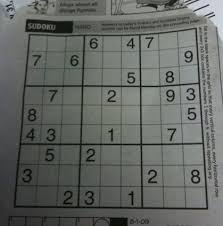
#> input picture sudoku2.png, 223 x 226 px
$ jupyter execute --allow-errors lab2.ipynb
#> lines starting #> are read from the running program, lines starting #| are printed output that depends on the picture; after the words box and inside, x2 and y2 are one past the last pixel; in counts of white or black regions, pixels touching at a corner belong together
[cell 1]
import cv2
import numpy as np
import matplotlib.pyplot as plt

def otsu_threshold(image):
    """
    Pure Python Otsu implementation (based on between-class variance).
    Input: grayscale image (uint8)
    Output: threshold value
    """
    # Histogram
    hist, bins = np.histogram(image.ravel(), bins=256, range=(0, 256))
    total = image.size

    # Normalize histogram
    prob = hist / total

    # Cumulative sums
    omega = np.cumsum(prob)           # class probabilities
    mu = np.cumsum(prob * np.arange(256))  # class means

    # Global mean
    mu_total = mu[-1]

    # Between-class variance
    sigma_b_squared = (mu_total * omega - mu)**2 / (omega * (1 - omega) + 1e-6)

    # Best threshold = argmax sigma_b_squared
    T = np.argmax(sigma_b_squared)
    return T


def locally_adaptive_threshold(img, window_size=32, var_threshold=500):
#> called with window_size = 32, var_threshold = 300
    h, w = img.shape
#> h = 226; w = 223
    out = np.zeros_like(img, dtype=np.uint8)

    for y in range(0, h, window_size):
        for x in range(0, w, window_size):
            y_end = min(y + window_size, h)
            x_end = min(x + window_size, w)
            window = img[y:y_end, x:x_end]

            variance = np.var(window)
            threshold = otsu_threshold(window)

            if variance < threshold:
                mean_val = np.mean(window)
                out[y:y_end, x:x_end] = 255 if mean_val > 127 else 0
            else:
                # Apply Otsu from scratch
                T = otsu_threshold(window)
                _, local_thresh = cv2.threshold(window, T, 255, cv2.THRESH_BINARY)
                out[y:y_end, x:x_end] = local_thresh
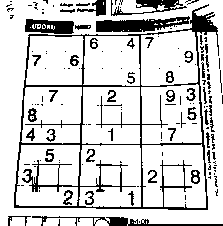
#> out: shape (226, 223); 82.1% white; 150 black regions (103 under 20 px), largest, box (x1, y1, x2, y2) and area: (14, 4, 219, 210) 3945, (96, 16, 190, 32) 911, (32, 216, 223, 226) 564

    return out


# === Load Sudoku image ===
img = cv2.imread("sudoku2.png", cv2.IMREAD_GRAYSCALE)

# Apply adaptive thresholding
result = locally_adaptive_threshold(img, window_size=32, var_threshold=300)

# Show result
plt.figure(figsize=(12,6))
plt.subplot(1,2,1)
plt.title("Original Sudoku")
plt.imshow(img, cmap='gray')
plt.axis("off")

plt.subplot(1,2,2)
plt.title("Locally Adaptive with Otsu (from scratch)")
plt.imshow(result, cmap='gray')
plt.axis("off")
plt.show()
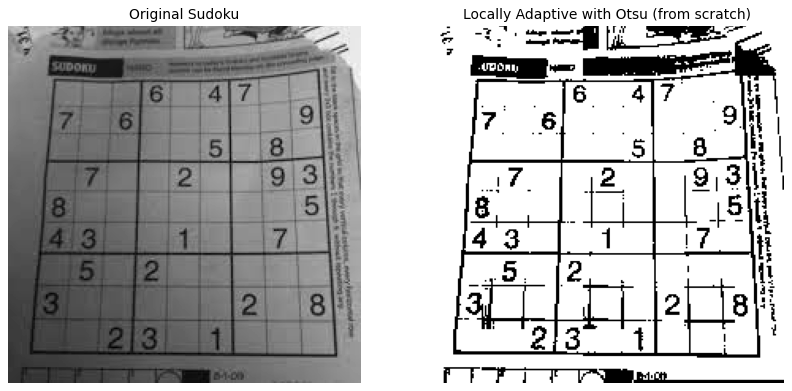
#> figure drawn by matplotlib, 2 panels
